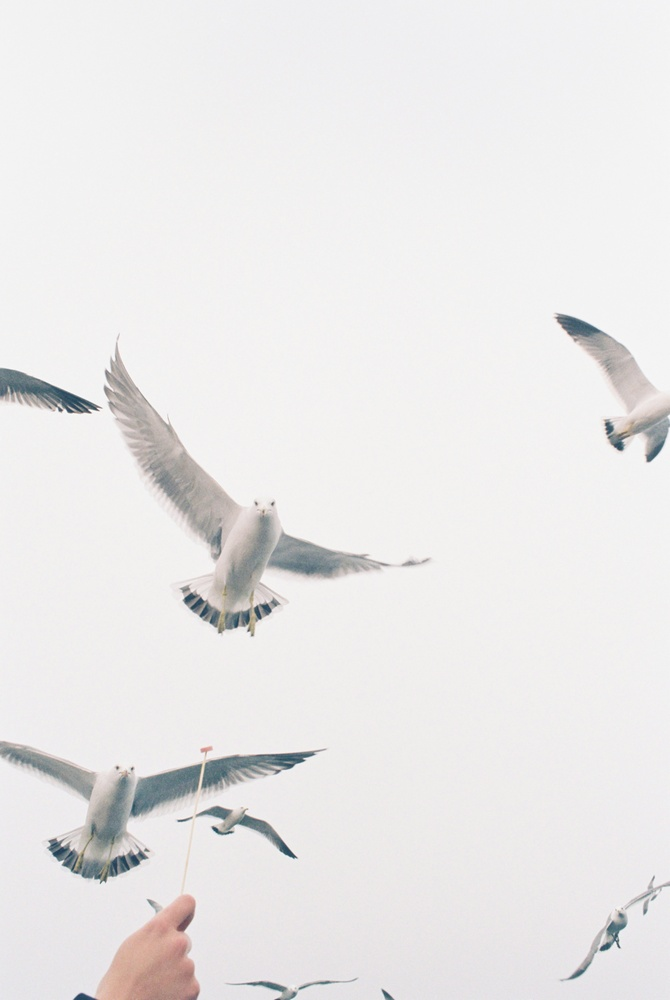
#> input picture images/birds.jpg, 670 x 1000 px, shrunk from 3661 x 5462 before the run
$ python assignment_11.py
#> lines starting #> are read from the running program, lines starting #| are printed output that depends on the picture
import cv2
import numpy as np
import matplotlib.pyplot as plt


# -----------------------------
# Utility: Show images
# -----------------------------
def show_images(images, titles, cmap="gray"):
    plt.figure(figsize=(15, 10))
    for i in range(len(images)):
        plt.subplot(2, (len(images) + 1) // 2, i + 1)
        plt.imshow(images[i], cmap=cmap)
        plt.title(titles[i])
        plt.axis("off")
    plt.tight_layout()
    plt.show()


# -----------------------------
# Split image into s × s grids
# -----------------------------
def split_into_grids(img, s):
    h, w = img.shape
    grid_h = h // s
    grid_w = w // s

    grids = []
    for i in range(s):
        row = []
        for j in range(s):
            grid = img[i * grid_h : (i + 1) * grid_h, j * grid_w : (j + 1) * grid_w]
            row.append(grid)
        grids.append(row)

    return grids


# -----------------------------
# Reconstruct image from grids
# -----------------------------
def reconstruct_from_grids(grids):
    rows = [np.hstack(row) for row in grids]
    return np.vstack(rows)


# -----------------------------
# Linear Operations
# -----------------------------
def brightness_shift(img, beta=50):
    img_int = img.astype(np.int32)
    shifted = img_int + beta
    shifted = np.clip(shifted, 0, 255)
    return shifted.astype(np.uint8)


def contrast_stretch(img):
    min_val = np.min(img)
    max_val = np.max(img)
    stretched = (img - min_val) * (255 / (max_val - min_val))
    return np.uint8(stretched)


# -----------------------------
# Non-Linear Operations
# -----------------------------
def gamma_correction(img, gamma=0.5):
    img_norm = img / 255.0
    gamma_img = np.power(img_norm, gamma)
    return np.uint8(gamma_img * 255)


def log_transform(img, c=1):
    img_float = img.astype(np.float32)
    log_img = c * np.log(1 + img_float)
    log_img = (log_img / np.max(log_img)) * 255
    return np.uint8(log_img)


# -----------------------------
# Main Processing
# -----------------------------
def process_image(image_path, s=2):

#> called with image_path = '../images/birds.jpg', s = 2
    img = cv2.imread(image_path, cv2.IMREAD_GRAYSCALE)
#> img: shape (1000, 670); min 52, max 255, mean 233
    grids = split_into_grids(img, s)
#> after the loop in split_into_grids, `for i in range(s):`: grids = 2 items
#> grids = 2 items

    # Apply different operations to different grids
    grids[0][0] = brightness_shift(grids[0][0], beta=50)  # Linear
#> in brightness_shift, `shifted = np.clip(shifted, 0, 255)`:
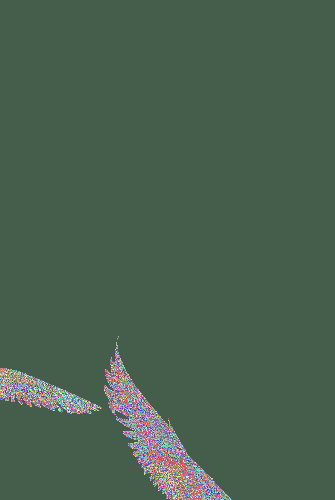
#> shifted: shape (500, 335) int32; 149 distinct labels, from 107 to 255; one colour per label, 0 black
#> in brightness_shift, `return shifted.astype(np.uint8)`:
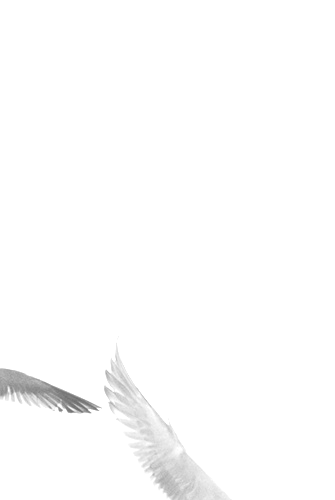
#> returned value: shape (500, 335); min 107, max 255, mean 252.6
    grids[0][1] = contrast_stretch(grids[0][1])  # Linear
#> in contrast_stretch, `min_val = np.min(img)`: min_val = 63
#> in contrast_stretch, `max_val = np.max(img)`: max_val = 250
    grids[1][0] = gamma_correction(grids[1][0], gamma=0.5)  # Non-linear
#> in gamma_correction, `gamma_img = np.power(img_norm, gamma)`:
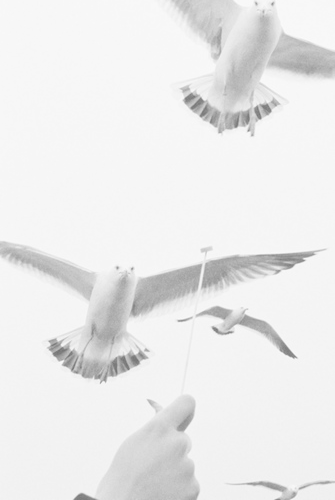
#> gamma_img: shape (500, 335) float64; min 0.452, max 0.986, mean 0.925
    grids[1][1] = log_transform(grids[1][1], c=1)  # Non-linear
#> in log_transform, `log_img = (log_img / np.max(log_img)) * 255`:
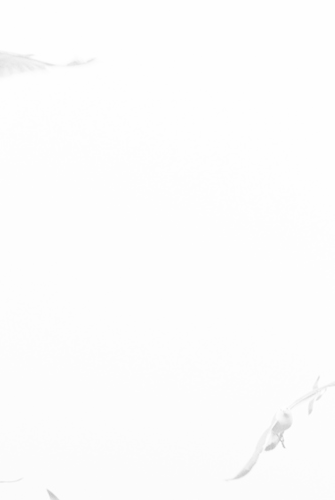
#> log_img: shape (500, 335) float32; min 198.7, max 255, mean 253.1

    reconstructed = reconstruct_from_grids(grids)
#> in reconstruct_from_grids, `rows = [np.hstack(row) for row in grids]`: rows = 2 items

    # Histogram Equalization
    he = cv2.equalizeHist(img)
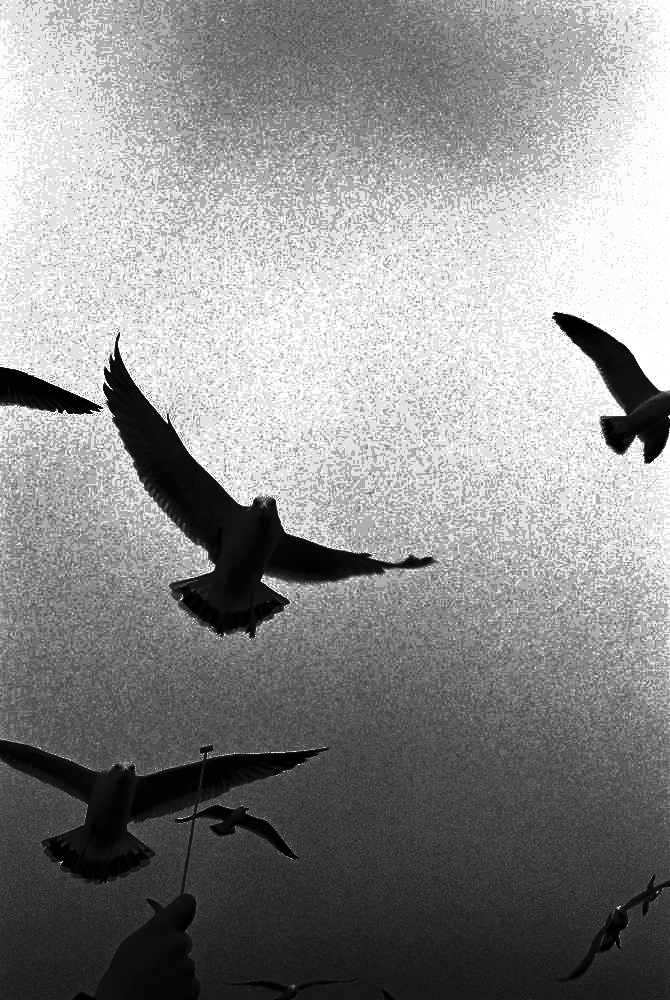
#> he: shape (1000, 670); min 0, max 255, mean 140

    # Adaptive Histogram Equalization (AHE via CLAHE with high clip)
    ahe = cv2.createCLAHE(clipLimit=40.0, tileGridSize=(8, 8)).apply(img)
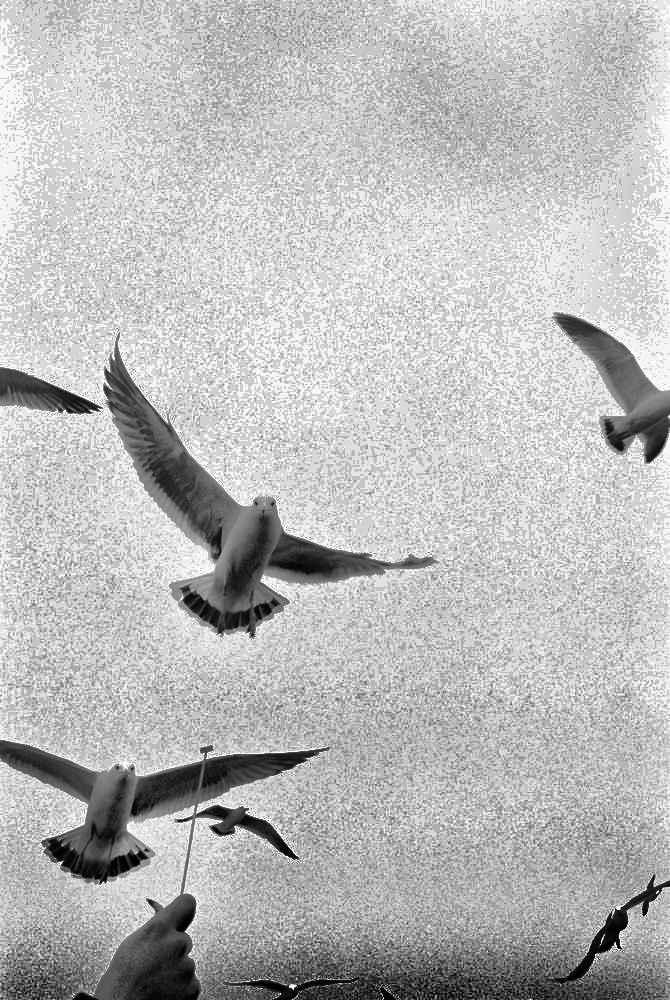
#> ahe: shape (1000, 670); min 0, max 255, mean 186.5

    # CLAHE with different clip limits
    clahe_low = cv2.createCLAHE(clipLimit=2.0, tileGridSize=(8, 8)).apply(img)
    clahe_high = cv2.createCLAHE(clipLimit=10.0, tileGridSize=(8, 8)).apply(img)
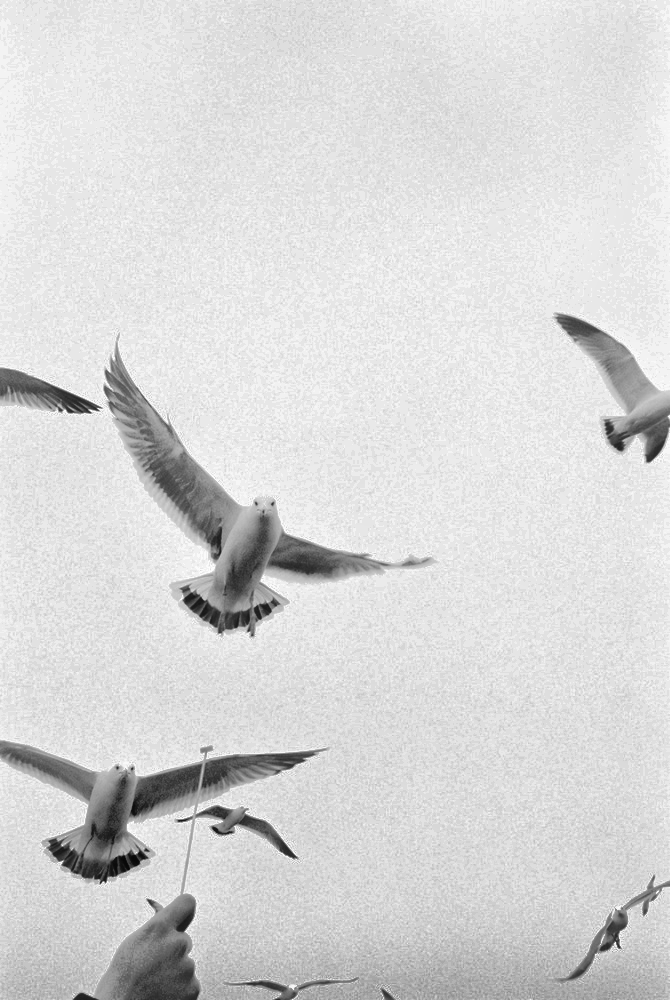
#> clahe_high: shape (1000, 670); min 7, max 255, mean 215.4

    # Display results
    images = [img, reconstructed, he, ahe, clahe_low, clahe_high]
    titles = [
        "Original",
        "Grid-wise Linear & Nonlinear",
        "Histogram Equalization",
        "AHE (High Clip)",
        "CLAHE (Clip=2)",
        "CLAHE (Clip=10)",
    ]

    show_images(images, titles)
#> the loop in show_images, `for i in range(len(images)):` made 6 passes


# -----------------------------
# Run
# -----------------------------
if __name__ == "__main__":
    process_image("../images/birds.jpg", s=2)
